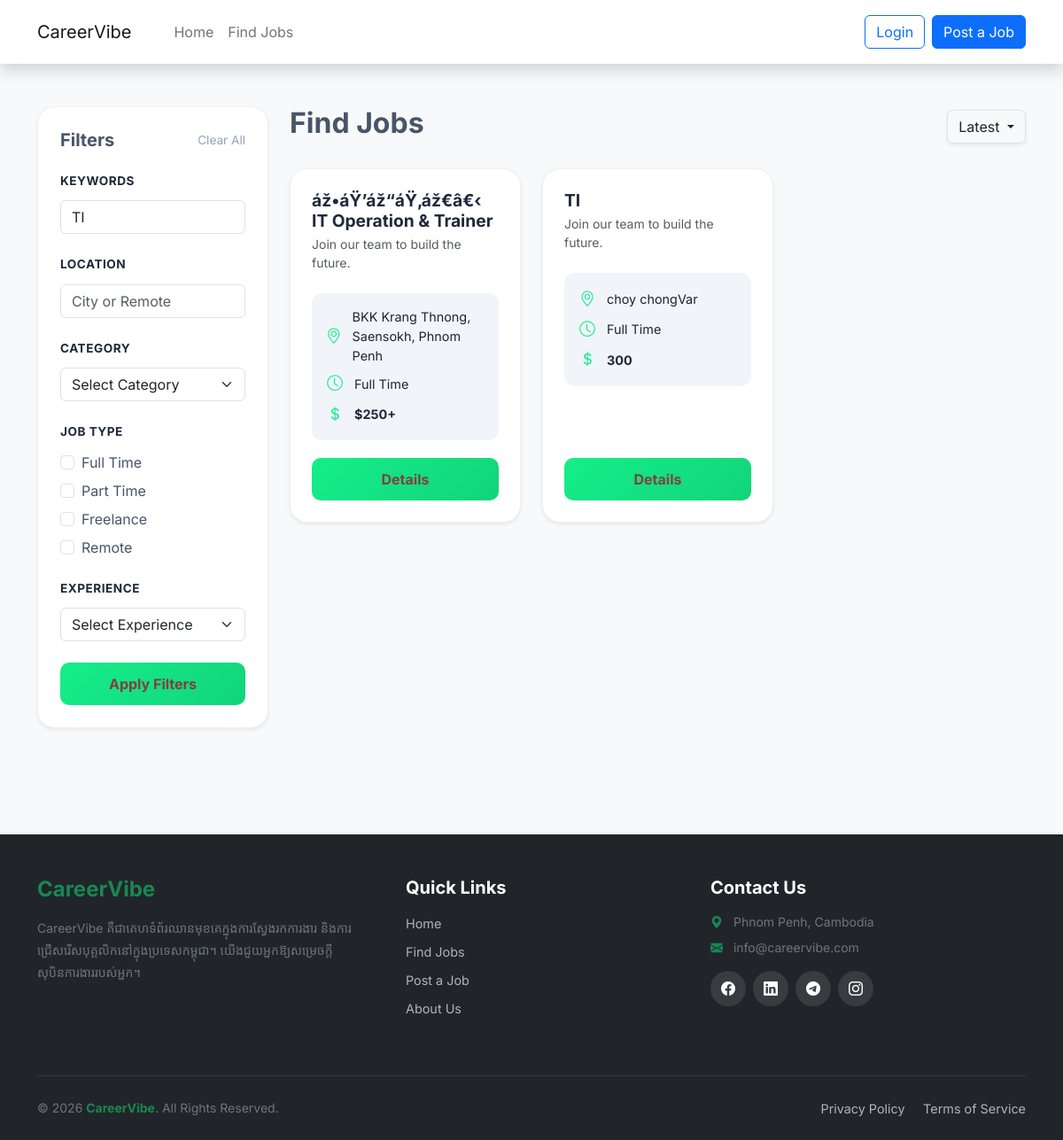
Page /find_job.php?keywords=TI on the committed database.
### tables this page shows
CREATE TABLE `jobs` (
  `id` int(11) NOT NULL,
  `title` varchar(255) NOT NULL,
  `category` varchar(100) NOT NULL,
  `job_nature` varchar(50) NOT NULL,
  `vacancy` int(11) NOT NULL,
  `salary` varchar(100) DEFAULT NULL,
  `location` varchar(255) NOT NULL,
  `job_type` varchar(50) DEFAULT 'Full Time',
  `description` text NOT NULL,
  `benefits` text,
  `image` varchar(255) DEFAULT NULL,
  `created_at` timestamp NOT NULL DEFAULT CURRENT_TIMESTAMP
);

### find_job.php (the view, shortened to what this page needs)
<?php
include_once('config/db.php');
include('header.php');
$keywords   = $_GET['keywords'] ?? '';
$location   = $_GET['location'] ?? '';
$job_type   = $_GET['job_type'] ?? [];
$sql = "SELECT * FROM jobs WHERE 1";
if (!empty($keywords)) {
    $sql .= " AND title LIKE '%" . mysqli_real_escape_string($conn, $keywords) . "%'";
}
$sql .= " ORDER BY id DESC";
$result = mysqli_query($conn, $sql);
?>
<!DOCTYPE html>
<html lang="en">
<head>
    <link href="https://cdn.jsdelivr.net/npm/bootstrap@5.3.0/dist/css/bootstrap.min.css" rel="stylesheet">
    <link href="https://cdn.jsdelivr.net/npm/bootstrap-icons/font/bootstrap-icons.css" rel="stylesheet">
    <link rel="stylesheet" href="css/find_job.css">
</head>
<body>
<div class="container py-5">
    <div class="row">
        <div class="col-lg-3 mb-4">
            <form action="find_job.php" method="GET">
                <div class="filter-sidebar shadow-sm">
                    <div class="d-flex justify-content-between align-items-center mb-4">
                        <h5 class="fw-bold m-0">Filters</h5>
                        <a href="find_job.php" class="btn-clear">Clear All</a>
                    </div>
                    <div class="mb-4">
                        <label class="filter-title">Keywords</label>
                        <input type="text" name="keywords" class="form-control" placeholder="Job title..." value="<?php echo htmlspecialchars($keywords); ?>">
                    </div>
                    <div class="mb-4">
                        <label class="filter-title">Location</label>
                        <input type="text" name="location" class="form-control" placeholder="City or Remote" value="<?php echo htmlspecialchars($location); ?>">
                    </div>
                    <div class="mb-4">
                        <label class="filter-title">Category</label>
                        <select name="category" class="form-select">
                            <option value="">Select Category</option>
                        </select>
                    </div>
                    <div class="mb-4">
                        <label class="filter-title">Job Type</label>
                        <?php
                        $types_list = ['Full Time', 'Part Time', 'Freelance', 'Remote'];
                        foreach($types_list as $t):
                        ?>
                        <div class="form-check mb-2">
                            <input class="form-check-input" type="checkbox" name="job_type[]" value="<?php echo $t; ?>" id="type<?php echo $t; ?>" <?php if(in_array($t, $job_type)) echo 'checked'; ?>>
                            <label class="form-check-label" for="type<?php echo $t; ?>"><?php echo $t; ?></label>
                        </div>
                        <?php endforeach; ?>
                    </div>
                    <div class="mb-4">
                        <label class="filter-title">Experience</label>
                        <select name="experience" class="form-select">
                            <option value="">Select Experience</option>
                        </select>
                    </div>
                    <button type="submit" class="btn details-btn w-100">Apply Filters</button>
                </div>
            </form>
        </div>
        <div class="col-lg-9">
            <div class="d-flex justify-content-between align-items-center mb-4">
                <h2 class="fw-bold">Find Jobs</h2>
                <div class="dropdown">
                    <button class="btn btn-white border shadow-sm dropdown-toggle" type="button" data-bs-toggle="dropdown">
                        Latest
                    </button>
                </div>
            </div>
            <div class="row">
                <?php if($result && mysqli_num_rows($result) > 0): ?>
                    <?php while($row = mysqli_fetch_assoc($result)): ?>
                        <div class="col-md-6 col-xl-4 mb-4">
                            <div class="card job-card p-4 shadow-sm">
                                <h5 class="job-title mb-1"><?php echo htmlspecialchars($row['title']); ?></h5>
                                <p class="text-muted small mb-4">Join our team to build the future.</p>
                                <div class="job-meta-box">
                                    <div class="meta-item">
                                        <i class="bi bi-geo-alt"></i>
                                        <span><?php echo htmlspecialchars($row['location']); ?></span>
                                    </div>
                                    <div class="meta-item">
                                        <i class="bi bi-clock"></i>
                                        <span><?php echo htmlspecialchars($row['job_nature']); ?></span>
                                    </div>
                                    <div class="meta-item">
                                        <i class="bi bi-currency-dollar"></i>
                                        <span class="salary-text"><?php echo htmlspecialchars($row['salary']); ?></span>
                                    </div>
                                </div>
                                <a href="job_detail.php?id=<?php echo $row['id']; ?>" class="btn details-btn w-100">Details</a>
                            </div>
                        </div>
                    <?php endwhile; ?>
                <?php endif; ?>
            </div>
        </div>
    </div>
</div>
<?php include('footer.php'); ?>
</body>
</html>

### css/find_job.css (style rules this page uses)
:root { --brand-green: #15ee89; --dark-text: #1e293b; --soft-bg: #f1f4f9; }
body { font-family: 'Inter', sans-serif; background-color: #f8f9fa; color: #475569; }
.filter-sidebar { background: #fff; border-radius: 20px; padding: 25px; border: 1px solid #f0f0f0; position: sticky; top: 20px; }
.filter-title { font-size: 0.85rem; font-weight: 700; color: var(--dark-text); margin-bottom: 12px; text-transform: uppercase; letter-spacing: 0.5px; display: block; }
.job-card { transition: all 0.3s ease; border-radius: 20px; background: #fff; border: 1px solid #f0f0f0; height: 100%; display: flex; flex-direction: column; }
.job-title { color: var(--dark-text); font-weight: 700; font-size: 1.2rem; }
.job-meta-box { background-color: var(--soft-bg); border-radius: 12px; padding: 16px; margin-bottom: 20px; }
.meta-item { font-size: 0.9rem; display: flex; align-items: center; margin-bottom: 8px; }
.meta-item:last-child { margin-bottom: 0; }
.meta-item i { color: var(--brand-green); font-size: 1.1rem; margin-right: 12px; width: 20px; text-align: center; }
.salary-text { font-weight: 700; color: var(--dark-text); }
.details-btn { background: linear-gradient(135deg, #15ee89 0%, #12d47a 100%); border: none; border-radius: 10px; padding: 12px; font-weight: 700; color: #804040; transition: all 0.3s ease; margin-top: auto; }
.btn-clear { font-size: 0.85rem; color: #94a3b8; text-decoration: none; }

### rows in the picture
jobs: title "áž•áŸ’áž“áŸ‚áž€â€‹ IT Operation & Trainer", location "BKK Krang Thnong, Saensokh, Phnom Penh", job_nature "Full Time", salary "$250+"
jobs: title "TI", location "choy chongVar", job_nature "Full Time", salary "300"

### other values in the picture
$t "Full Time"
$t "Part Time"
$t "Freelance"
$t "Remote"
